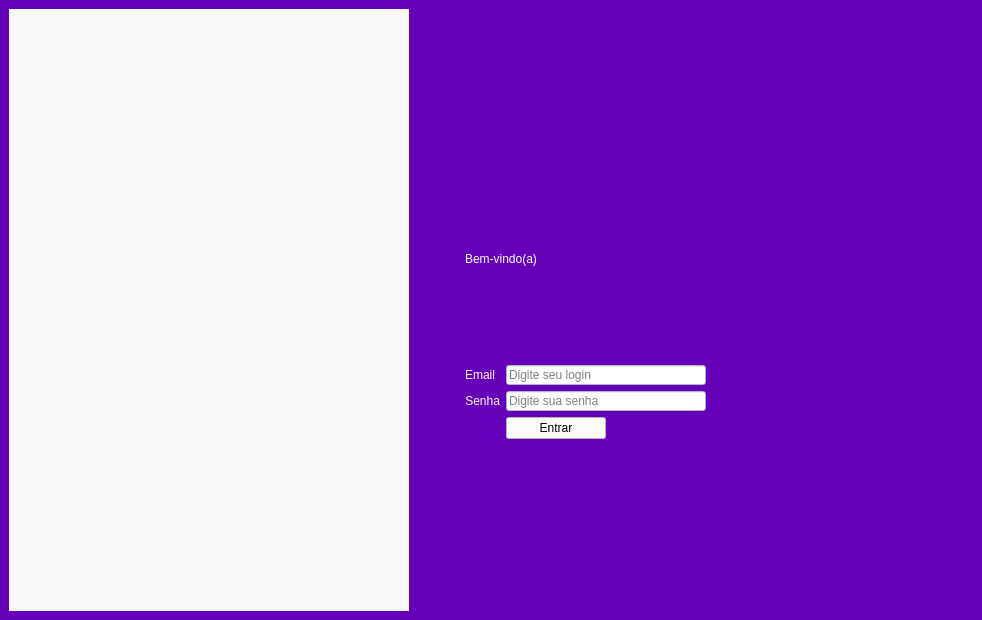
<?xml version="1.0" encoding="UTF-8"?>
<ui version="4.0">
 <class>MainWindow</class>
 <widget class="QMainWindow" name="MainWindow">
  <property name="geometry">
   <rect>
    <x>0</x>
    <y>0</y>
    <width>982</width>
    <height>620</height>
   </rect>
  </property>
  <property name="windowTitle">
   <string>MainWindow</string>
  </property>
  <property name="styleSheet">
   <string notr="true">background-color: rgb(102, 0, 185);</string>
  </property>
  <widget class="QWidget" name="centralwidget">
   <layout class="QHBoxLayout" name="horizontalLayout">
    <item>
     <widget class="QLabel" name="label_4">
      <property name="minimumSize">
       <size>
        <width>400</width>
        <height>600</height>
       </size>
      </property>
      <property name="maximumSize">
       <size>
        <width>10000</width>
        <height>16777215</height>
       </size>
      </property>
      <property name="styleSheet">
       <string notr="true">image: url(:/img/Ophelia purple.png);
background-color: rgb(249, 249, 249);</string>
      </property>
      <property name="text">
       <string/>
      </property>
     </widget>
    </item>
    <item>
     <layout class="QVBoxLayout" name="verticalLayout_2">
      <item>
       <layout class="QVBoxLayout" name="verticalLayout">
        <property name="leftMargin">
         <number>50</number>
        </property>
        <property name="topMargin">
         <number>150</number>
        </property>
        <item>
         <widget class="QLabel" name="bemvindo">
          <property name="minimumSize">
           <size>
            <width>0</width>
            <height>0</height>
           </size>
          </property>
          <property name="maximumSize">
           <size>
            <width>16777215</width>
            <height>200</height>
           </size>
          </property>
          <property name="sizeIncrement">
           <size>
            <width>0</width>
            <height>0</height>
           </size>
          </property>
          <property name="layoutDirection">
           <enum>Qt::LeftToRight</enum>
          </property>
          <property name="styleSheet">
           <string notr="true">color: rgb(255, 255, 255);
</string>
          </property>
          <property name="text">
           <string>Bem-vindo(a)</string>
          </property>
         </widget>
        </item>
        <item>
         <layout class="QFormLayout" name="formLayout">
          <item row="0" column="0">
           <layout class="QHBoxLayout" name="login">
            <item>
             <widget class="QLabel" name="label_2">
              <property name="styleSheet">
               <string notr="true">color: rgb(255, 255, 255);
</string>
              </property>
              <property name="text">
               <string>Email</string>
              </property>
              <property name="alignment">
               <set>Qt::AlignRight|Qt::AlignTrailing|Qt::AlignVCenter</set>
              </property>
             </widget>
            </item>
           </layout>
          </item>
          <item row="0" column="1">
           <widget class="QLineEdit" name="lineEdit">
            <property name="minimumSize">
             <size>
              <width>100</width>
              <height>20</height>
             </size>
            </property>
            <property name="maximumSize">
             <size>
              <width>200</width>
              <height>20</height>
             </size>
            </property>
            <property name="baseSize">
             <size>
              <width>0</width>
              <height>0</height>
             </size>
            </property>
            <property name="styleSheet">
             <string notr="true">background-color: rgb(255, 255, 255);</string>
            </property>
            <property name="alignment">
             <set>Qt::AlignLeading|Qt::AlignLeft|Qt::AlignVCenter</set>
            </property>
            <property name="placeholderText">
             <string>Digite seu login</string>
            </property>
           </widget>
          </item>
          <item row="1" column="0">
           <layout class="QHBoxLayout" name="senha">
            <item>
             <widget class="QLabel" name="label_3">
              <property name="styleSheet">
               <string notr="true">color: rgb(255, 255, 255);
</string>
              </property>
              <property name="text">
               <string>Senha</string>
              </property>
              <property name="alignment">
               <set>Qt::AlignRight|Qt::AlignTrailing|Qt::AlignVCenter</set>
              </property>
             </widget>
            </item>
           </layout>
          </item>
          <item row="1" column="1">
           <widget class="QLineEdit" name="lineEdit_2">
            <property name="minimumSize">
             <size>
              <width>100</width>
              <height>20</height>
             </size>
            </property>
            <property name="maximumSize">
             <size>
              <width>200</width>
              <height>20</height>
             </size>
            </property>
            <property name="styleSheet">
             <string notr="true">background-color: rgb(255, 255, 255);</string>
            </property>
            <property name="text">
             <string/>
            </property>
            <property name="placeholderText">
             <string>Digite sua senha</string>
            </property>
           </widget>
          </item>
          <item row="2" column="0">
           <layout class="QHBoxLayout" name="botoes"/>
          </item>
          <item row="2" column="1">
           <widget class="QPushButton" name="pushButton">
            <property name="minimumSize">
             <size>
              <width>100</width>
              <height>20</height>
             </size>
            </property>
            <property name="maximumSize">
             <size>
              <width>100</width>
              <height>16777215</height>
             </size>
            </property>
            <property name="styleSheet">
             <string notr="true">background-color: rgb(255, 255, 255);</string>
            </property>
            <property name="text">
             <string>Entrar</string>
            </property>
           </widget>
          </item>
         </layout>
        </item>
       </layout>
      </item>
     </layout>
    </item>
   </layout>
  </widget>
 </widget>
 <resources>
  <include location="img/img.qrc"/>
 </resources>
 <connections/>
</ui>
